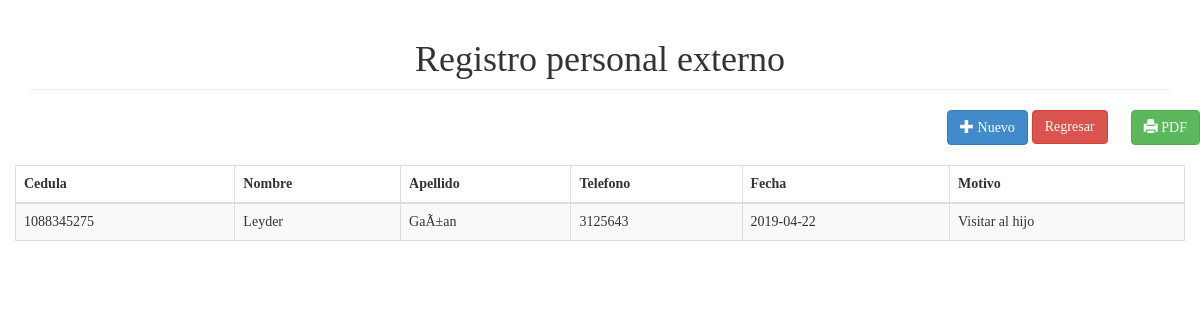
/personalexterno.php, run on the app's committed database.
### tables this page shows
CREATE TABLE `registroexterno` (
  `id` int(11) NOT NULL,
  `Cedula` int(11) NOT NULL,
  `Nombre` varchar(255) DEFAULT NULL,
  `Apellido` varchar(255) DEFAULT NULL,
  `Telefono` int(11) DEFAULT NULL,
  `Fecha` varchar(255) DEFAULT NULL,
  `Moivo` varchar(255) DEFAULT NULL
);

### personalexterno.php (the view, shortened to what this page needs)
<!DOCTYPE html>
<html>
<head>
	<link rel="stylesheet" type="text/css" href="bootstrap/css/bootstrap.min.css">
	<link rel="stylesheet" type="text/css" href="datatable/dataTable.bootstrap.min.css">
</head>
<body >
<div class="container">
	<h1 class="page-header text-center">Registro personal externo</h1>
	<div class="row">
		<div class="col-sm-8 col-sm-offset-2">
			</div>
			<div class="row">
				 <div class="col align-self-end">
				 	<a href="#addnew" data-toggle="modal" class="btn btn-primary"  style="margin-left: -43px;"><span class="glyphicon glyphicon-plus"></span> Nuevo</a>
				<a href="pdfexterno.php" target="_blank" class="btn btn-success pull-right"><span class="glyphicon glyphicon-print"></span> PDF</a>
				<a href="http://localhost/IEGME/" data-toggle="modal" class="btn btn-danger" >Regresar</a><br><br>
				 </div>
			</div>
			<div class="row">
				 <div class="col-sm-12">
				<table id="myTable" class="table table-bordered table-striped">
					<thead>
						<th>Cedula</th>
						<th>Nombre</th>
						<th>Apellido</th>
                        <th>Telefono</th>
						<th>Fecha</th>
						<th>Motivo</th>
					</thead>
					<tbody>
						<?php
include_once 'Conexion/connection.php';
$sql = "SELECT * FROM registroexterno";
$query = $conn->query($sql);
while ($row = $query->fetch_assoc()) {
    echo
        "<tr>
									<td>" . $row['Cedula'] . "</td>
									<td>" . $row['Nombre'] . "</td>
									<td>" . $row['Apellido'] . "</td>
									<td>" . $row['Telefono'] . "</td>
									<td>" . $row['Fecha'] . "</td>
									<td>" . $row['Moivo'] . "</td>
								</tr>";
}
?>
					</tbody>
				</table>
			</div>
		</div>
	</div>
	</div>
</body>
</body>
</html>

### personalexterno.php (style rules this page uses)
table,td,th,a,h1 { font-family: 'Courgette', cursive; }

### data on the page
registroexterno: Cedula "1088345275", Nombre "Leyder", Apellido "GaÃ±an", Telefono "3125643", Fecha "2019-04-22", Moivo "Visitar al hijo"
